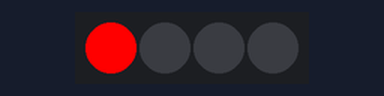
A sketch run on a simulated Arduino Uno, built with avr-gcc and run on an emulated ATmega328P. Parts: 4 RGB LEDs in strip order, left to right.

Above: at 0.1 s.
At 0.5 s:
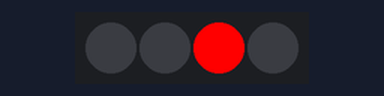
At 0.9 s:
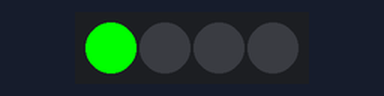
At 1.5 s:
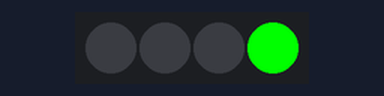
At 3.1 s:
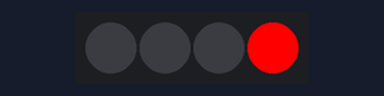
At 4.7 s:
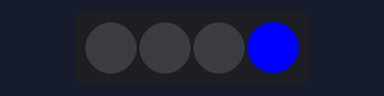
Timing chart, 0 to 5.5 s (numbered marks = the images above):
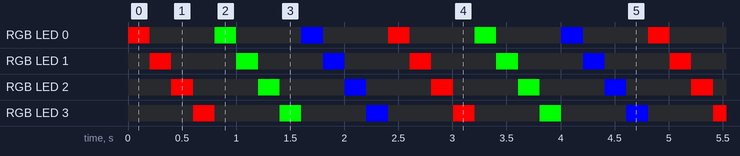

Measured:
- by itself, RGB LED 0–3: repeats every 2.4 s: off 0.60 s, RGB(0, 255, 0) 0.20 s, off 0.60 s, RGB(0, 0, 255) 0.20 s, off 0.60 s, RGB(255, 0, 0) 0.20 s
- by itself, everything shown: repeats every 2.4 s, in 12 steps

The sketch:

neopixel-strip.ino
```cpp
/*
 * Project: NeoPixel Strip Control (4 LEDs)
 * Author: Md Akhinoor Islam
 * ESE (Energy Science and Engineering), KUET
 * Description: Cycle through colors on a 4-pixel NeoPixel strip using Adafruit NeoPixel library
 */

#include <Adafruit_NeoPixel.h>

#define PIN 6           // Data pin
#define NUMPIXELS 4     // Total number of NeoPixels

Adafruit_NeoPixel strip(NUMPIXELS, PIN, NEO_GRB + NEO_KHZ800);

void setup() {
  strip.begin();       // Initialize the strip
  strip.show();        // Turn OFF all pixels initially
}

void loop() {
  for (int i = 0; i < NUMPIXELS; i++) {
    strip.setPixelColor(i, strip.Color(255, 0, 0)); // RED
    strip.show();
    delay(200);
    strip.setPixelColor(i, strip.Color(0, 0, 0)); // OFF
  }

  for (int i = 0; i < NUMPIXELS; i++) {
    strip.setPixelColor(i, strip.Color(0, 255, 0)); // GREEN
    strip.show();
    delay(200);
    strip.setPixelColor(i, strip.Color(0, 0, 0)); // OFF
  }

  for (int i = 0; i < NUMPIXELS; i++) {
    strip.setPixelColor(i, strip.Color(0, 0, 255)); // BLUE
    strip.show();
    delay(200);
    strip.setPixelColor(i, strip.Color(0, 0, 0));
  }
}
```
